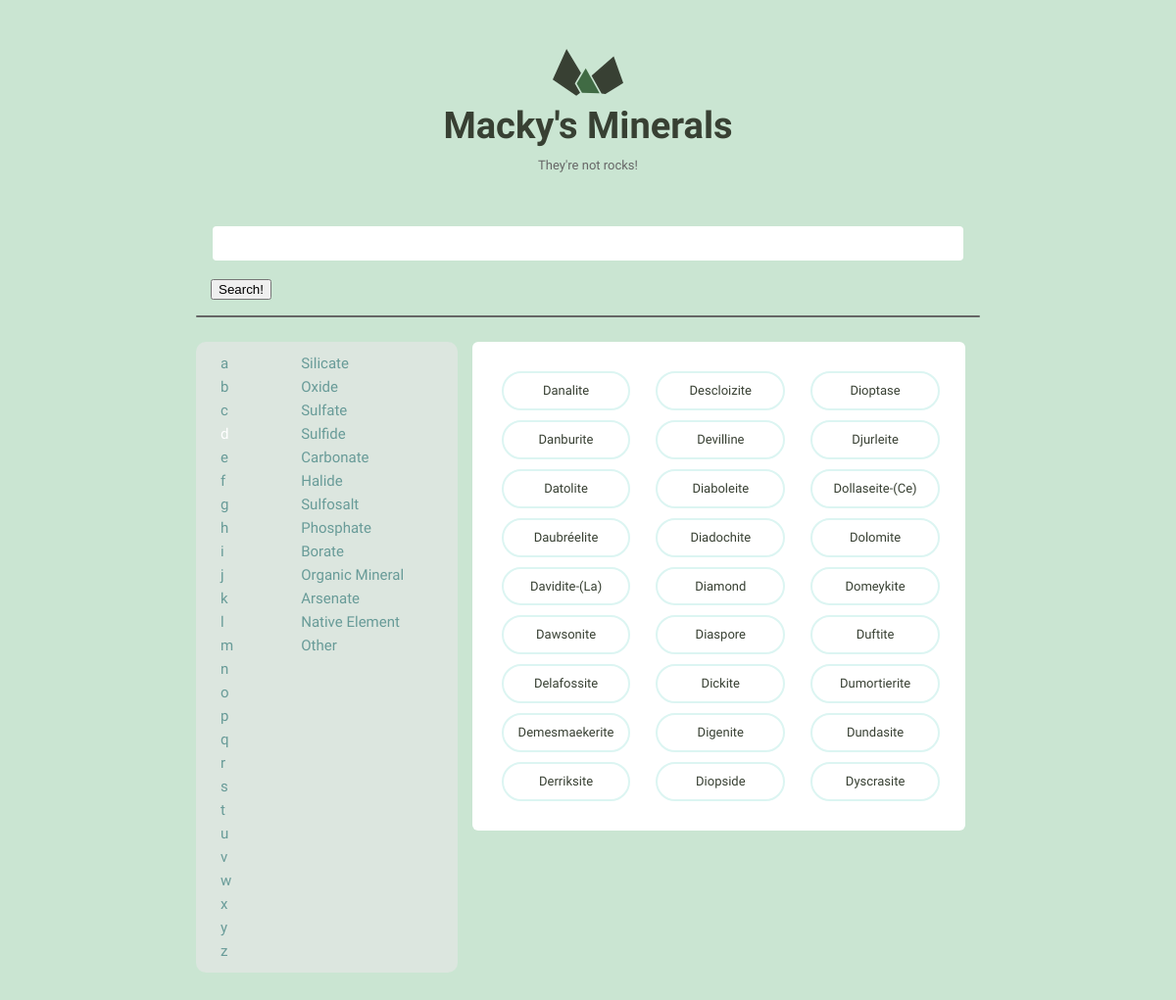
The page /startswith/d/ on the database its author committed.
### minerals/models.py (models this page shows, shortened)
class Mineral(models.Model):
    created_at = models.DateTimeField(auto_now_add=True)
    name = models.CharField(max_length=255)
    image_filename = models.CharField(max_length=255, blank=True)
    image_caption = models.CharField(max_length=255, blank=True)
    category = models.CharField(max_length=255, blank=True)
    formula = models.CharField(max_length=255, blank=True)
    strunz_classification = models.CharField(max_length=255, blank=True)
    crystal_system = models.CharField(max_length=255, blank=True)
    unit_cell = models.CharField(max_length=255, blank=True)
    color = models.CharField(max_length=255, blank=True)
    crystal_symmetry = models.CharField(max_length=255, blank=True)
    cleavage = models.CharField(max_length=255, blank=True)
    mohs_scale_hardness = models.CharField(max_length=255, blank=True)
    luster = models.CharField(max_length=255, blank=True)
    streak = models.CharField(max_length=255, blank=True)
    diaphaneity = models.CharField(max_length=255, blank=True)
    optical_properties = models.CharField(max_length=255, blank=True)
    group = models.CharField(max_length=255, blank=True)
    refractive_index = models.CharField(max_length=255, blank=True)
    crystal_habit = models.CharField(max_length=255, blank=True)

### minerals/views.py (the view)
def mineral_filter_name(request, filter_term):
    search = re.escape(filter_term) # make sure there are not regex specials
    minerals = Mineral.objects.all().filter(
        name__iregex=r"(^|\s)%s" % search
        ).values('id', 'name')
    return render(request, 'minerals/index.html',
                  {'minerals': minerals,
                   'letters':LETTERS,
                   'categories':CATEGORIES,
                   'active':filter_term})

### minerals/templates/minerals/index.html (shortened to what this page needs)
{% load static from staticfiles %}
<!DOCTYPE html>
<html lang="en">
<head>
    <link rel="stylesheet" href="{% static 'css/global.css' %}">
</head>
<body>
    <div class="bounds">
        <div class="grid-100">
            <a href="{% url 'home' %}">
                <h1 class="logo__name text-centered">Macky's Minerals</h1>
            </a>
            <p class="logo__text text-centered">They're not rocks!</p>
            <form class='search_form' method="POST" action="{% url 'search' %}">
                <input name='search' type="text">
                <button type="submit">Search!</button>
            </form>
        </div>
        <div class='grid-100 line'></div>
        <div class="grid-33 bg">
            <div class="grid-33 search">
                {% for letter in letters %}
                    <a href="{% url 'filtered_name' filter_term=letter %}" {% if active == letter %}class="active"{% endif %}>{{ letter }}</a>
                {% endfor %}
            </div>
            <div class="grid-66 search">
                {% for category in categories %}
                    <a href="{% url 'filtered_category' filter_term=category %}" {% if active == category %}class="active"{% endif %}>{{ category }}</a>
                {% endfor %}
            </div>
        </div>
        <div class="grid-66">
            <ul class="minerals__container">
                {% for mineral in minerals %}
                    <li class="minerals__item">
                        <a class="minerals__anchor" href="{% url 'detail' mineral.id %}">{{ mineral.name }}</a>
                    </li>
                {% endfor %}
            </ul>
        </div>
    </div>
</body>
</html>

### assets/css/global.css (style rules this page uses)
html { font-family: sans-serif; -ms-text-size-adjust: 100%; -webkit-text-size-adjust: 100%; }
body { margin: 0; }
a { background-color: transparent; }
h1 { font-size: 2em; margin: 0.67em 0; }
svg:not(:root) { overflow: hidden; }
input { color: inherit; font: inherit; margin: 0; }
input { line-height: normal; }
html { font-size: 62.5%; }
body { background-color: #CAE5D2; font-size: 1.5em; line-height: 1.6; font-weight: 400; font-family: "Cousine"; color: #666; }
.bounds { max-width: 800px; margin: 0 auto; padding: 50px 0 150px; overflow: hidden; }
.grid, .grid-5, .grid-10, .grid-15, .grid-20, .grid-25, .grid-30, .grid-33, .grid-35, .grid-40, .grid-45, .grid-50, .grid-55, .grid-60, .grid-65, .grid-66, .grid-70, .grid-75, .grid-80, .grid-90, .grid-95, .grid-100 { float: left; box-sizing: border-box; position: relative; }
.grid-33 { width: 33.333%; padding: 0 15px; }
.grid-66 { width: 66.666%; padding: 0 15px; }
.grid-100 { width: 100%; padding: 0 15px; }
h1, h2, h3, h4, h5, h6 { margin-top: 0; margin-bottom: 2rem; font-weight: bold; font-family: "Work Sans", sans-serif; color: #384033; }
h1 { font-size: 3.8rem; }
@media (min-width: 550px) { h1 { font-size: 3.8rem; } }
p { margin-top: 0; font-size: 1.6rem; }
a { color: #689b98; text-decoration: none; -webkit-transition: color 0.2s; -moz-transition: color 0.2s; -ms-transition: color 0.2s; -o-transition: color 0.2s; transition: color 0.2s; }
input[type="text"] { background: #fff; width: 100%; color: #666; border-radius: 6px; border: 2px solid #CAE5D2; padding: 9px 15px 10px 15px; margin-bottom: 15px; outline: none; box-sizing: border-box; font-size: 1.4rem; font-family: "Work Sans", sans-serif; -webkit-appearance: none; -moz-appearance: none; appearance: none; -webkit-transition: 0.2s; -moz-transition: 0.2s; -ms-transition: 0.2s; -o-transition: 0.2s; transition: 0.2s; }
ul { list-style: circle inside; padding-left: 0; margin-top: 0; }
li { margin-bottom: 1rem; font-size: 1.3rem; }
input { margin-bottom: 1.5rem; }
table, p, ul { margin-bottom: 2.5rem; }
.text-centered { text-align: center; }
.logo { display: block; fill: #384033; position: relative; margin: 0 auto; width: 72px; }
.logo__name { margin-bottom: 0; }
.logo__text { margin-bottom: 50px; font-size: 13px; }
.minerals__container { background-color: #fff; border-radius: 6px; list-style: none; padding: 30px 30px 20px 30px; -webkit-column-gap: 30px; -moz-column-gap: 30px; column-gap: 30px; }
@media (min-width: 640px) { .minerals__container { -webkit-column-count: 3; -moz-column-count: 3; column-count: 3; } }
.minerals__anchor { border: solid 2px #DCF5F2; border-radius: 100px; color: #384033; display: block; font-size: 13px; text-align: center; padding: 8px 0 7px 0; width: 100%; transition: background-color 200ms ease-in-out, font-weight 200ms ease-in-out, color 200ms ease-in-out; }
.search_form { margin-bottom: 15px; }
.line { height: 2px; border-radius: 2px; margin: auto auto 25px auto; background-color: #666; }
.search { border-radius: 5px; display: flex; flex-direction: column; }
.bg { background-color: rgb(220, 230, 223); border-radius: 10px; padding: 10px; }
.active { font-size: 1.5rem; color: #fff; }

### rows shown on the page
Mineral: name "Danalite"
Mineral: name "Danburite"
Mineral: name "Datolite"
Mineral: name "Daubréelite"
Mineral: name "Davidite-(La)"
Mineral: name "Dawsonite"
Mineral: name "Delafossite"
Mineral: name "Demesmaekerite"
Mineral: name "Derriksite"
Mineral: name "Descloizite"
Mineral: name "Devilline"
Mineral: name "Diaboleite"
Mineral: name "Diadochite"
Mineral: name "Diamond"
Mineral: name "Diaspore"
Mineral: name "Dickite"
Mineral: name "Digenite"
Mineral: name "Diopside"
Mineral: name "Dioptase"
Mineral: name "Djurleite"
Mineral: name "Dollaseite-(Ce)"
Mineral: name "Dolomite"
Mineral: name "Domeykite"
Mineral: name "Duftite"
Mineral: name "Dumortierite"
Mineral: name "Dundasite"
Mineral: name "Dyscrasite"

### other values the page prints
{{ letter }} "a" "b" "c" "d" "e" "f" "g" "h" "i" "j" "k" "l" "m" "n" "o" "p" "q" "r" "s" "t" "u" "v" "w" "x" "y" "z"
{{ category }} "Silicate" "Oxide" "Sulfate" "Sulfide" "Carbonate" "Halide" "Sulfosalt" "Phosphate" "Borate" "Organic Mineral" "Arsenate" "Native Element" "Other"
